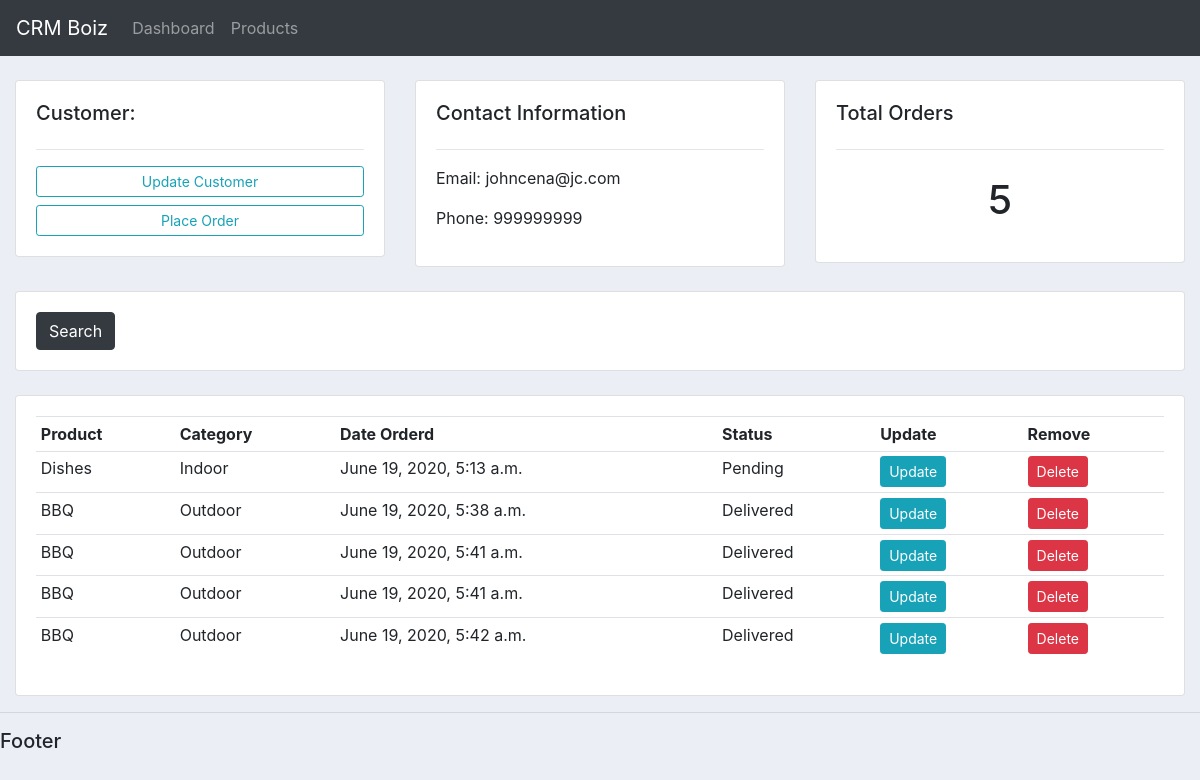
Screenshot of /customer/1 with the database file from the repository.
### accounts/models.py (models this page shows, shortened)
class Customer(models.Model):
    name = models.CharField(max_length=200, null=True)
    phone = models.CharField(max_length=200, null=True)
    email = models.CharField(max_length=200, null=True)
    date_created = models.DateTimeField(auto_now_add=True)

class Order(models.Model):
    STATUS = (
        ('Pending', 'Pending'),
        ('Out for delivery', 'Out for delivery'),
        ('Delivered', 'Delivered')
    )
    customer = models.ForeignKey(
        Customer, null=True, on_delete=models.SET_NULL)
    product = models.ForeignKey(Product, null=True, on_delete=models.SET_NULL)
    status = models.CharField(max_length=200, null=True, choices=STATUS)
    date_created = models.DateTimeField(auto_now_add=True)

class Product(models.Model):
    CATEGORY = (
        ('Indoor', 'Indoor'),
        ('Outdoor', 'Outdoor')
    )
    tags = models.ManyToManyField(Tag)
    name = models.CharField(max_length=200, null=True)
    price = models.FloatField(null=True)
    category = models.CharField(max_length=200, null=True, choices=CATEGORY)
    description = models.CharField(max_length=200, null=True, blank=True)
    date_created = models.DateTimeField(auto_now_add=True)
    def __str__(self):
        return self.name

### accounts/views.py (the view)
# urls.py: path('customer/<str:pk>', views.customer, name="customer"),
def customer(request, pk):
    customer = Customer.objects.get(id=pk)
    orders = customer.order_set.all()
    order_count = orders.count()
    context = {'customer': customer,
               'orders': orders, 'order_count': order_count}
    return render(request, 'accounts/customer.html', context)

### accounts/templates/accounts/customer.html
{% extends 'accounts/main.html' %} {% block content %}
<br />
<div class="row">
  <div class="col-md">
    <div class="card card-body">
      <h5>Customer:</h5>
      <hr />
      <a class="btn btn-outline-info btn-sm btn-block" href=""
        >Update Customer</a
      >
      <a class="btn btn-outline-info btn-sm btn-block" href="{% url 'user_create_order' customer.id%}"
        >Place Order</a
      >
    </div>
  </div>
  <div class="col-md">
    <div class="card card-body">
      <h5>Contact Information</h5>
      <hr />
      <p>Email: {{ customer.email }}</p>
      <p>Phone: {{ customer.phone }}</p>
    </div>
  </div>
  <div class="col-md">
    <div class="card card-body">
      <h5>Total Orders</h5>
      <hr />
      <h1 style="text-align: center; padding: 10px;">{{order_count}}</h1>
    </div>
  </div>
</div>
<br />
<div class="row">
  <div class="col">
    <div class="card card-body">
      <form method="get">
        <button class="btn btn-dark" type="submit">Search</button>
      </form>
    </div>
  </div>
</div>
<br />
<div class="row">
  <div class="col-md">
    <div class="card card-body">
      <table class="table table-sm">
        <tr>
          <th>Product</th>
          <th>Category</th>
          <th>Date Orderd</th>
          <th>Status</th>
          <th>Update</th>
          <th>Remove</th>
        </tr>
        {% for order in orders %}
          <tr>
            <td>{{order.product}}</td>
            <td>{{order.product.category}}</td>
            <td>{{order.date_created}}</td>
            <td>{{order.status}}</td>
            <td><a class="btn btn-sm btn-info" href="{% url 'update_order' order.id %}">Update</a></td>
            <td><a class="btn btn-sm btn-danger" href="{% url 'delete_order' order.id %}">Delete</a></td>
          </tr>
        {% endfor %}
      </table>
    </div>
  </div>
</div>
{% endblock %}

### accounts/templates/accounts/main.html (style rules this page uses)
body { background-color: #ebeff5; }

### rows the page displays
Customer: email "johncena@jc.com", phone "999999999"
Order: product "Dishes", product.category "Indoor", date_created "June 19, 2020, 5:13 a.m.", status "Pending"
Order: product "BBQ", product.category "Outdoor", date_created "June 19, 2020, 5:38 a.m.", status "Delivered"
Order: product "BBQ", product.category "Outdoor", date_created "June 19, 2020, 5:41 a.m.", status "Delivered"
Order: product "BBQ", product.category "Outdoor", date_created "June 19, 2020, 5:41 a.m.", status "Delivered"
Order: product "BBQ", product.category "Outdoor", date_created "June 19, 2020, 5:42 a.m.", status "Delivered"

### other values shown
{{ order_count }} "5"
